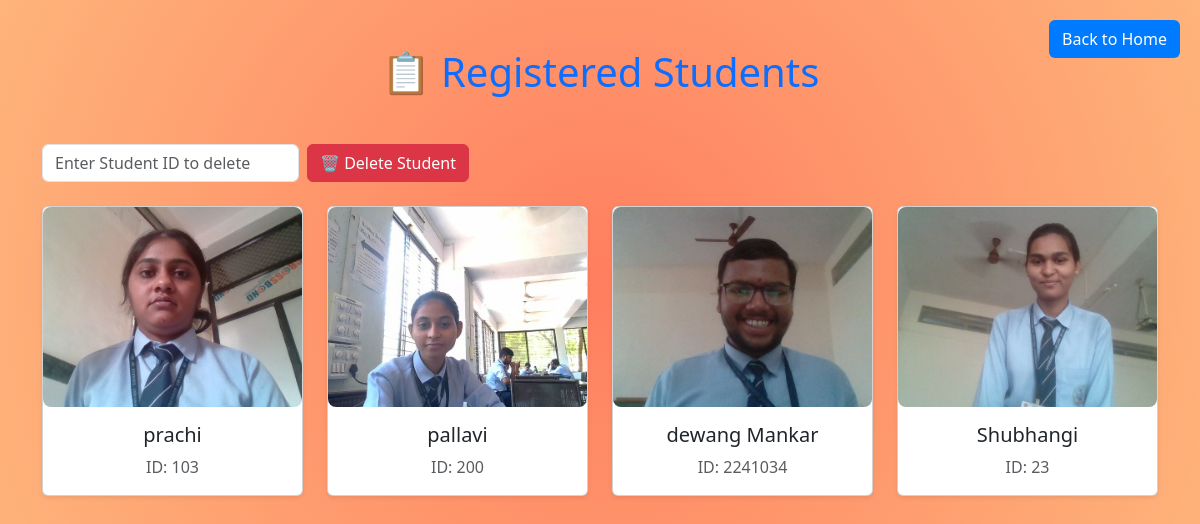
/students (signed in), run on an earlier commit of the app's database.
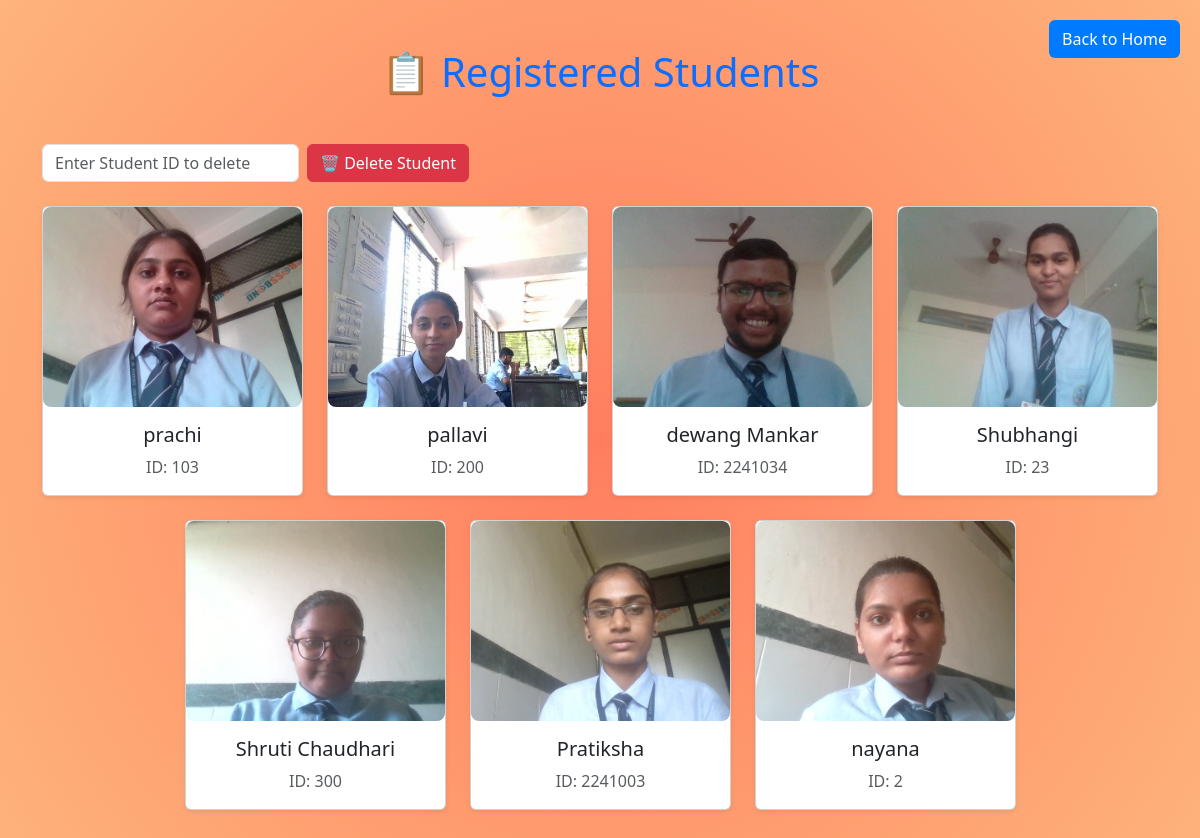
And on a later commit of the database.
### tables this page shows
CREATE TABLE users (
        id INTEGER PRIMARY KEY AUTOINCREMENT,
        name TEXT,
        image_path TEXT
    , student_id TEXT);

### main.py (the view)
@app.route('/students')
def show_students():
     if not session.get('logged_in'):
        return redirect(url_for('login'))
     conn = sqlite3.connect('database.db')
     cur = conn.cursor()
     cur.execute("SELECT name, student_id, image_path, id FROM users")
     students = cur.fetchall()
     conn.close()
     return render_template('students.html', students=students)

### templates/students.html (shortened to what this page needs)
<!DOCTYPE html>
<html>
<head>
  <link href="https://cdn.jsdelivr.net/npm/bootstrap@5.3.3/dist/css/bootstrap.min.css" rel="stylesheet" />
  <link rel="stylesheet" href="https://cdnjs.cloudflare.com/ajax/libs/animate.css/4.1.1/animate.min.css" />
</head>
<body>
  <div class="container py-5">
    <h1 class="text-center mb-5 text-primary animate__animated animate__fadeInDown">
      📋 Registered Students
    </h1>
    <a href="{{ url_for('home') }}" class="btn btn-custom" style="position: absolute; top: 20px; right: 20px;">Back to
      Home</a>
    <div class="row justify-content-center">
      <form action="{{ url_for('delete_student_by_id') }}" method="POST" class="mb-4 d-flex align-items-center gap-2">
        <input type="text" name="student_id" placeholder="Enter Student ID to delete" class="form-control w-auto"
          required>
        <button type="submit" class="btn btn-danger"
          onclick="return confirm('Are you sure you want to delete this student?');">
          🗑️ Delete Student
        </button>
      </form>
      {% for name, student_id, path, user_id in students %}
      <div class="col-md-3 col-sm-6 mb-4 animate__animated animate__zoomIn">
        <div class="card student-card shadow-sm">
          <img src="{{ path }}" class="card-img-top student-img" alt="{{ name }}">
          <div class="card-body text-center">
            <h5 class="card-title">{{ name }}</h5>
            <p class="card-text text-muted">ID: {{ student_id }}</p>
          </div>
        </div>
      </div>
      {% endfor %}
    </div>
  </div>
</body>
</html>

### templates/students.html (style rules this page uses)
body { background: radial-gradient(circle, #ff7e5f, #feb47b); }
.student-card { transition: transform 0.3s; }
.student-img { height: 200px; object-fit: cover; border-radius: 8px; }
.btn-custom { background-color: #007BFF; color: white; }

What changed in the data, as far as the page shows it:
added users: shows a picture, name "Shruti Chaudhari", student "300"
added users: shows a picture, name "Pratiksha", student "2241003"
added users: name (picture), name "nayana", student "2"
